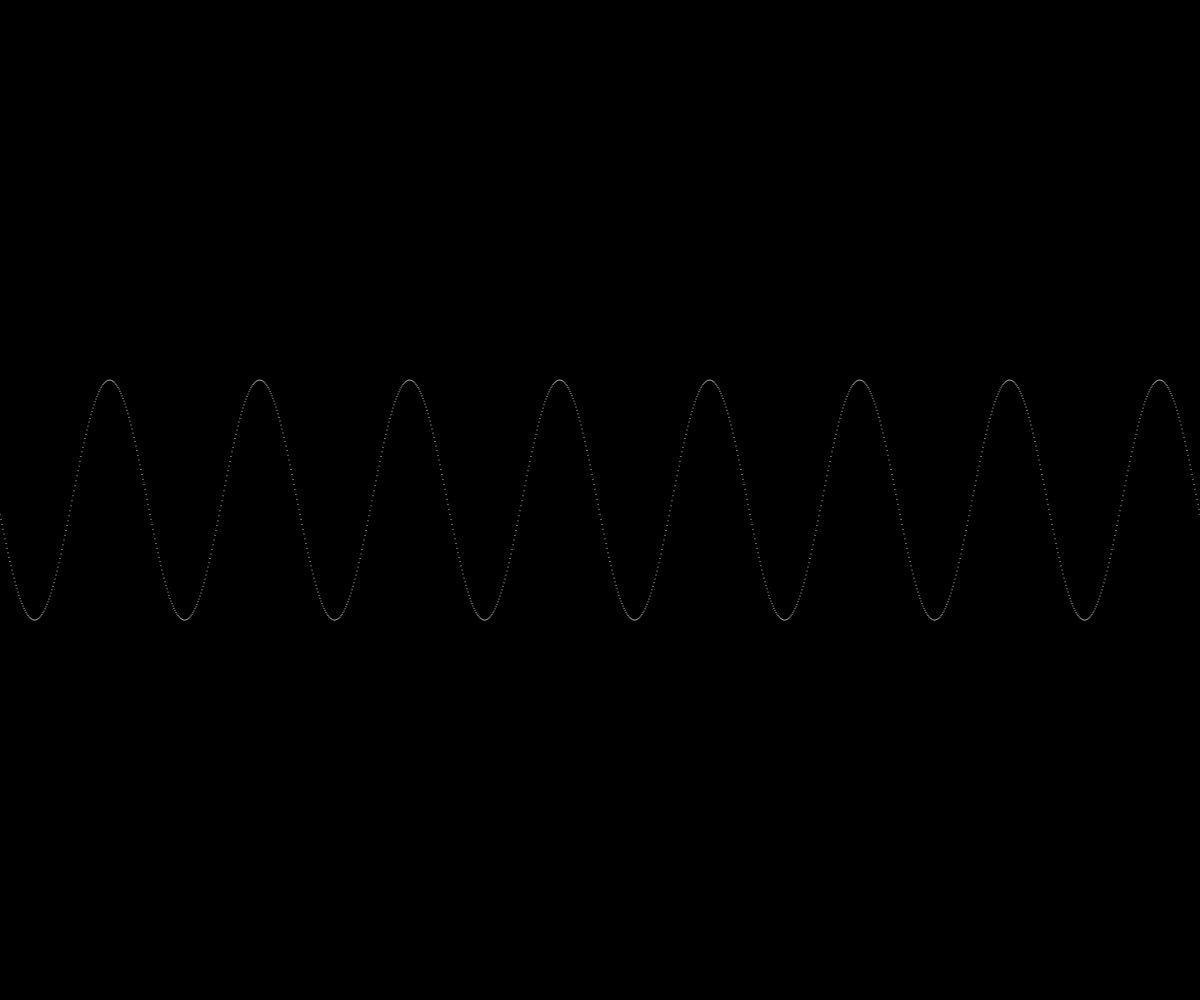
Frame 1 (no input)
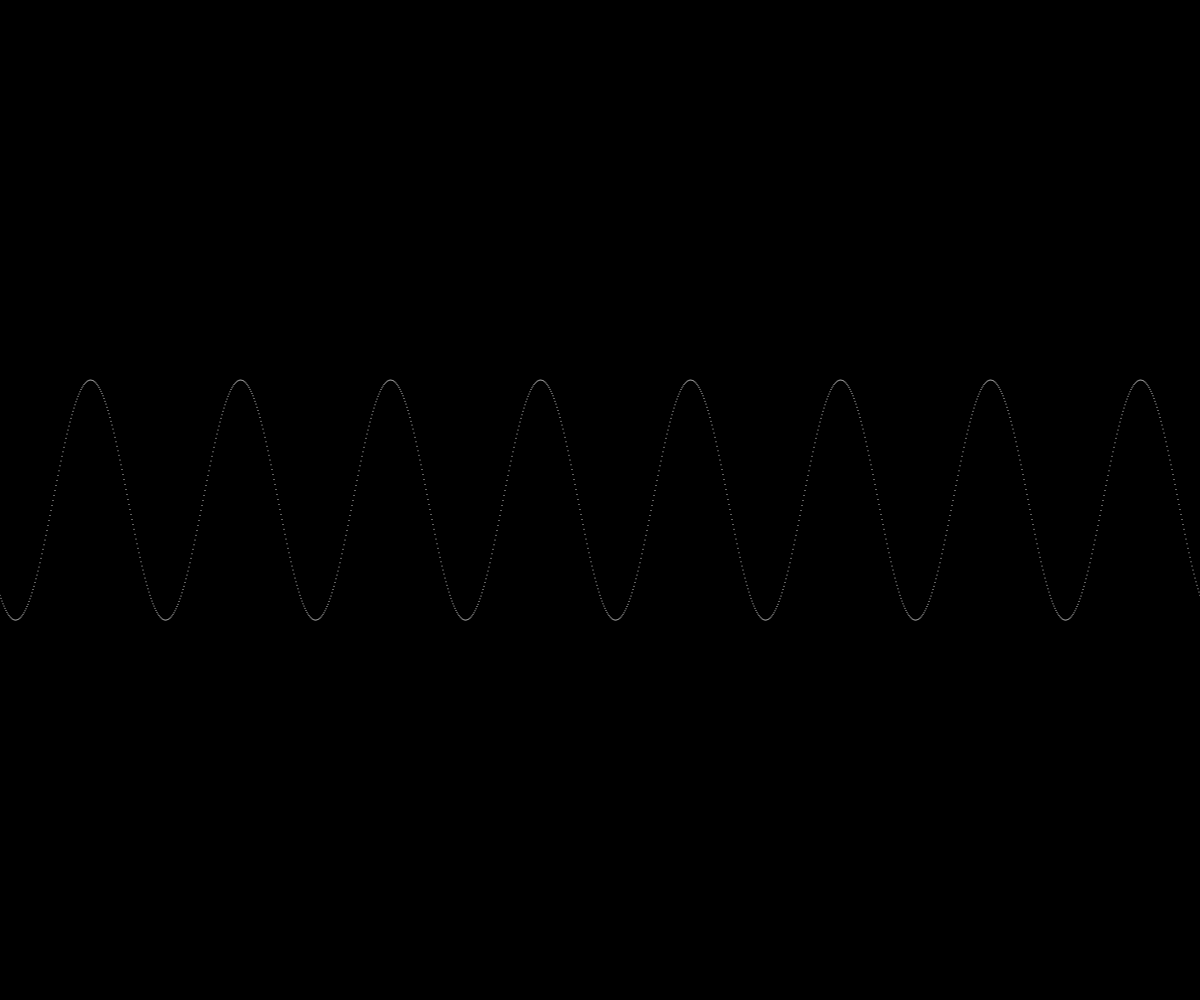
Frame 60 (no input)
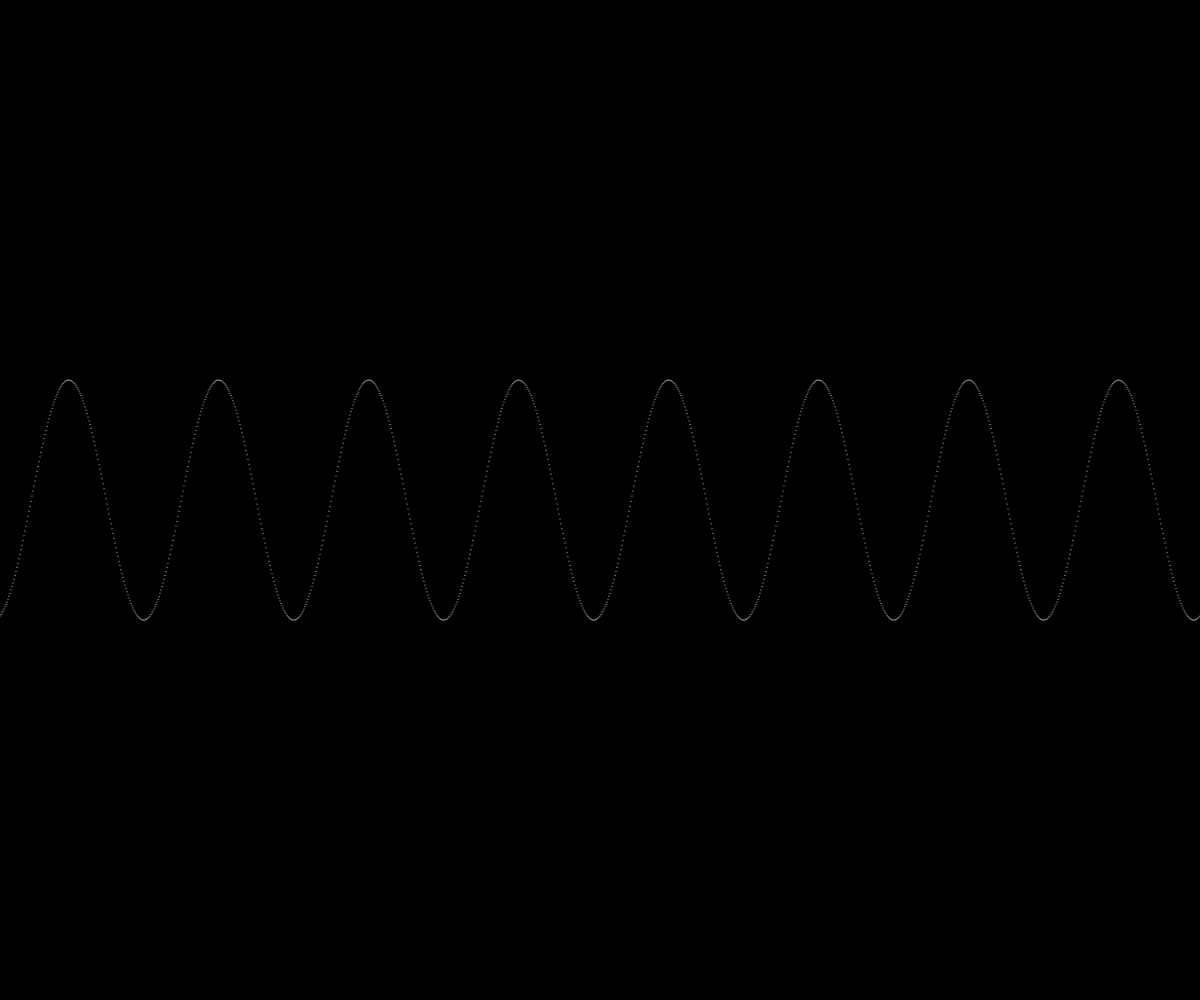
Frame 120 (the mouse pressed at the canvas centre since frame 60)

The p5.js sketch that drew these frames (run headless with seeded random() and noise() and a simulated clock; from frame 60 on, the mouse is pressed at the canvas centre):

// p5.js sketch
// ── sketch.js
let xspacing = 1; // Distancia entre posiciones horizontales
let w; // Ancho de la onda entera
let theta = 0.0; // Ángulo inicial en  0
let amplitude = 120.0; // Altura de la onda
let period = 150.0; // Cantidad de pixeles antes de que la onda se repita
let dx; // Valor de incremento en eje x
let yvalues; // Uso de un arreglo para guardar los valores de altura de la onda

function setup() {
  createCanvas(innerWidth, innerHeight);
  w = width + 16;
  dx = (TWO_PI / period) * xspacing;
  yvalues = new Array(floor(w / xspacing));
}

function draw() {
  background(0);
  calcWave();
  renderWave();
}

function calcWave() {
  // Incrementar theta (prueba valores distintos de
  // 'velocidad angular' aquí
  theta += 0.12;

  // Por cada valor de x, calcula un valor de y con la función sin()
  let x = theta;
  for (let i = 0; i < yvalues.length; i++) {
    yvalues[i] = sin(x) * amplitude;
    x += dx;
  }
}

function renderWave() {
  // noStroke();
  stroke(255);
  // Una manera simple de dibujar la onda con una elipse en cada punto
  for (let x = 0; x < yvalues.length; x++) {
    point(x * xspacing, height / 2 + yvalues[x]);
  }
}
